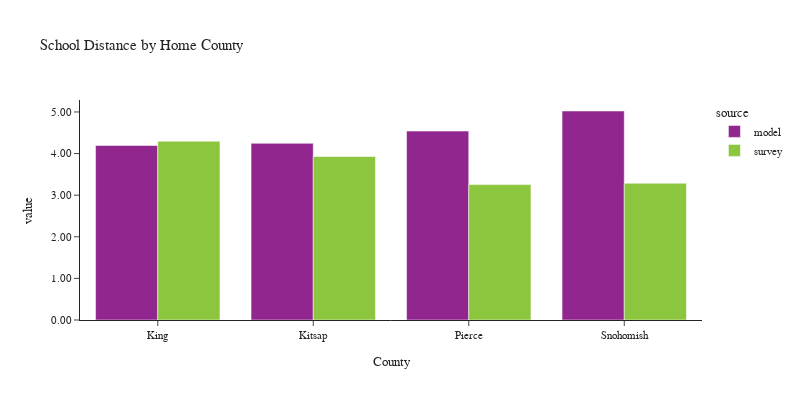

The cell this chart's notebook holds for it:
### Code cell
plot_school_location(df_students, 'CountyName_home', 'Home County', 'County')

### Figure 1 — Plotly figure (JSON) as saved in the notebook; plotly's stock layout.template omitted (floating-point values rounded to 4 significant figures)
{"data": [{"alignmentgroup": "True", "customdata": [[1], [1], [1], [1]], "hovertemplate": "source=model<br>CountyName_home=%{x}<br>value=%{y}<br>sample count=%{customdata[0]}<extra></extra>", "legendgroup": "model", "marker": {"color": "#91268F", "pattern": {"shape": ""}}, "name": "model", "offsetgroup": "model", "orientation": "v", "showlegend": true, "textposition": "auto", "type": "bar", "x": ["King", "Kitsap", "Pierce", "Snohomish"], "xaxis": "x", "y": [4.194, 4.246, 4.54, 5.023], "yaxis": "y"}, {"alignmentgroup": "True", "customdata": [[1], [1], [1], [1]], "hovertemplate": "source=survey<br>CountyName_home=%{x}<br>value=%{y}<br>sample count=%{customdata[0]}<extra></extra>", "legendgroup": "survey", "marker": {"color": "#8CC63E", "pattern": {"shape": ""}}, "name": "survey", "offsetgroup": "survey", "orientation": "v", "showlegend": true, "textposition": "auto", "type": "bar", "x": ["King", "Kitsap", "Pierce", "Snohomish"], "xaxis": "x", "y": [4.296, 3.929, 3.254, 3.287], "yaxis": "y"}], "layout": {"barmode": "group", "font": {"size": 11}, "height": 400, "legend": {"title": {"text": "source"}, "tracegroupgap": 0}, "title": {"text": "School Distance by Home County"}, "width": 800, "xaxis": {"anchor": "y", "domain": [0.0, 1.0], "title": {"text": "County"}}, "yaxis": {"anchor": "x", "domain": [0.0, 1.0], "tickformat": ".2f", "title": {"text": "value"}}}}
